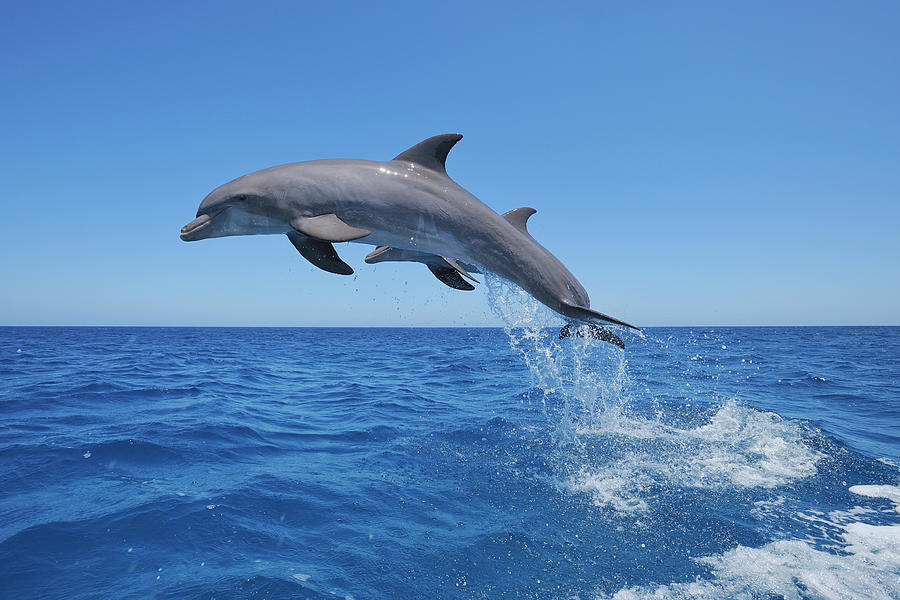
#> input picture seam_carving/dolphine.jpg, 900 x 600 px
$ jupyter execute Tutorial.ipynb
#> lines starting #> are read from the running program, lines starting #| are printed output that depends on the picture; after the words box and inside, x2 and y2 are one past the last pixel; in counts of white or black regions, pixels touching at a corner belong together
### Seam Carving

  1. Preprocess Steps
    1. Read in Image
    2. Gray Scale Image
    3. Blur Image<br><br>
  2. Find Energy Map
    1. Edge Image
    2. Energy Map

[cell 1]
import matplotlib.image as mpimg
import matplotlib.pyplot as plt
import numpy as np
import cv2

def preprocess(img_name):
#> called with img_name = 'dolphine.jpg'
    img = mpimg.imread(img_name)
#> img is the input picture: shape (600, 900, 3); mean R, G, B 89, 136.1, 188.1
    img = cv2.cvtColor(img, cv2.COLOR_RGB2BGR)
    gray = cv2.cvtColor(img, cv2.COLOR_RGB2GRAY)
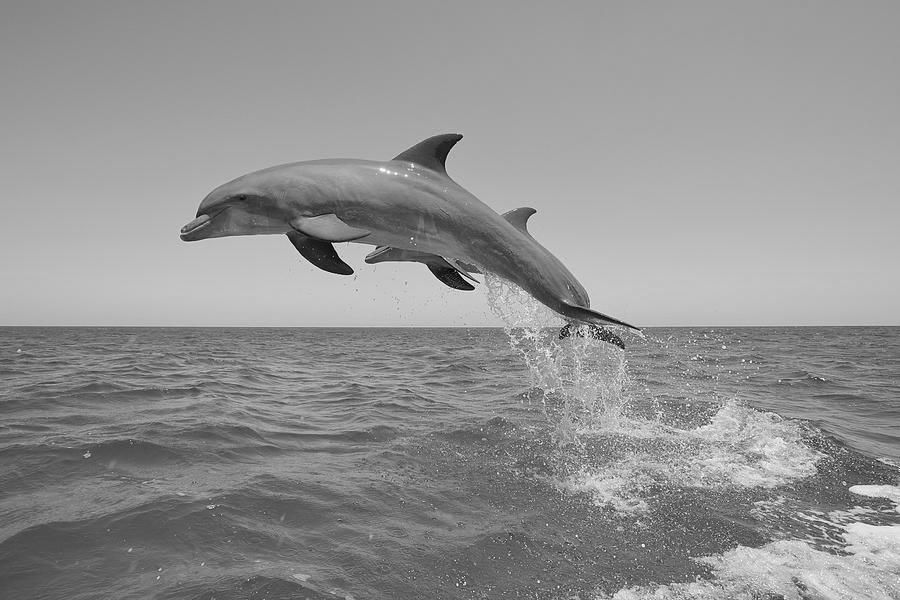
#> gray: shape (600, 900); min 1, max 255, mean 146.3
    blurred = cv2.GaussianBlur(gray, (5,5), 2)
    return img, blurred

def edge(gray):
    sobel_x = np.abs(cv2.Sobel(gray, 3, 1, 0)).astype(np.uint32)
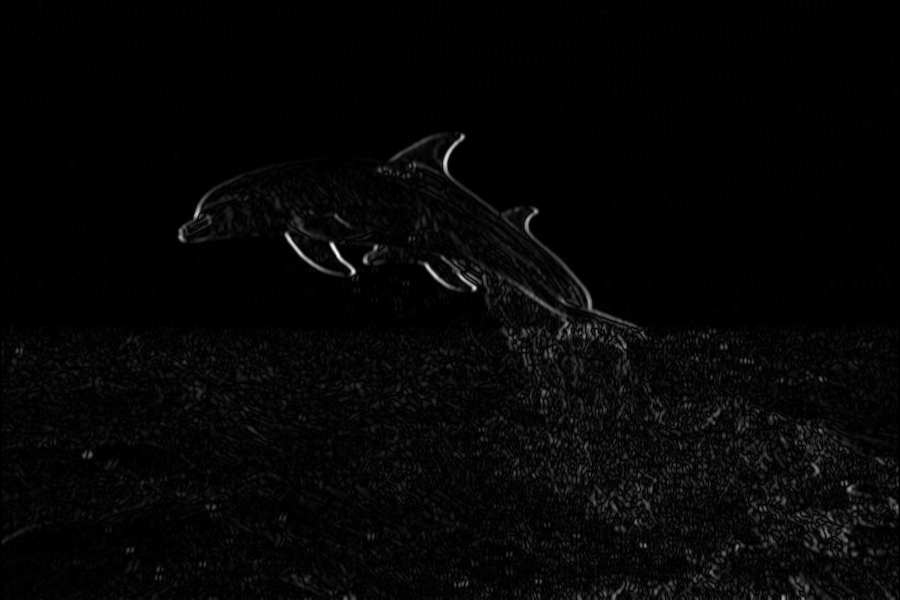
#> sobel_x: shape (600, 900) uint32; min 0, max 318, mean 7.3; drawn with min black and max white
    sobel_y = np.abs(cv2.Sobel(gray, 3, 0, 1)).astype(np.uint32)
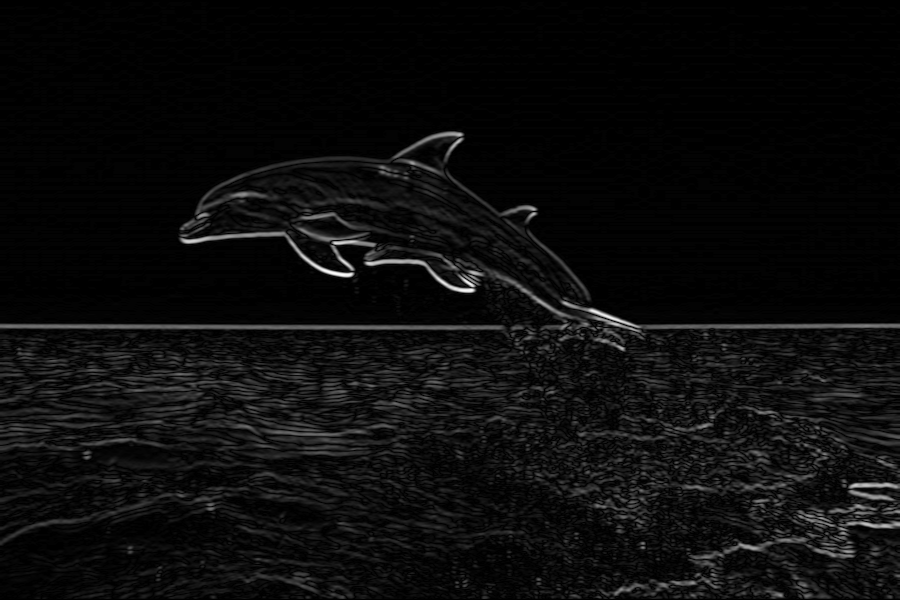
#> sobel_y: shape (600, 900) uint32; min 0, max 312, mean 15.2; drawn with min black and max white
    sobel = np.clip(np.sqrt(np.square(sobel_x)+np.square(sobel_y)), 0, 255).astype(np.uint8)
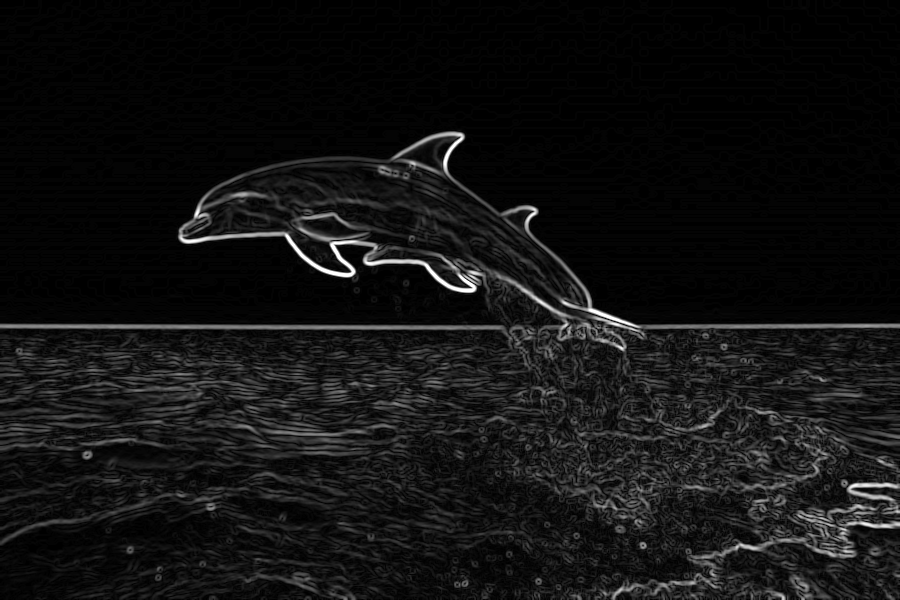
#> sobel: shape (600, 900); min 0, max 255, mean 18.1
    return sobel

def produce_emp(edge):
    h, w = edge.shape
#> h = 600; w = 900
    result_edge = np.zeros((h,w))
    result_edge[0,:] = edge[0,:]
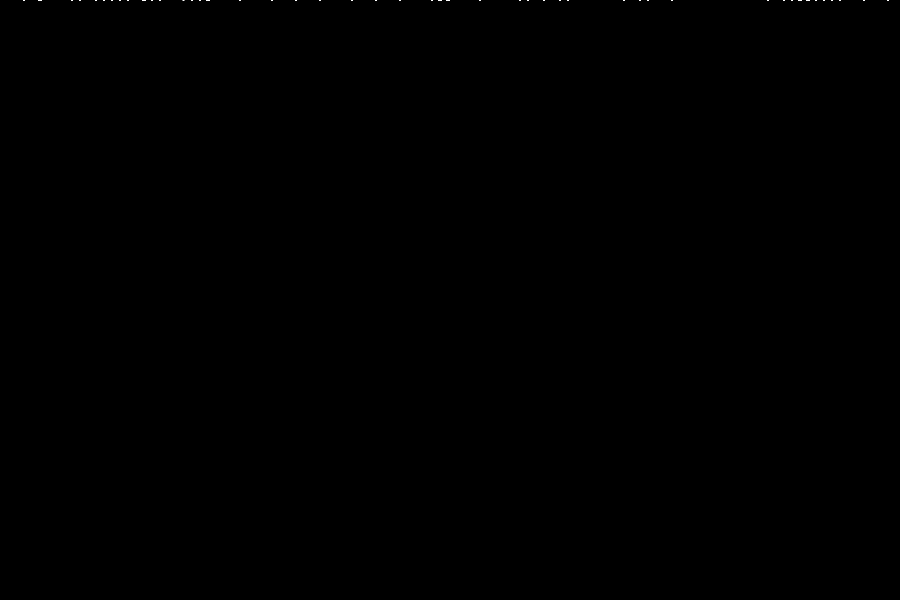
#> result_edge: shape (600, 900) float64; min 0, max 4, mean 0.0008; drawn with min black and max white
    result_edge[-1,:] = edge[-1,:]
#> result_edge: shape (600, 900) float64; 0.16% of pixels changed, all inside (x1, y1, x2, y2) = (3, 599, 899, 600)
    for i in range(1, h):
        current = edge[i, :]
        next_ = edge[i, :]
        for j in range(w):
            left = max(0, j-1)
            right = min(j+1, w-1)
            result_edge[i, j] = np.min(result_edge[i-1, left:right] + next_[j])
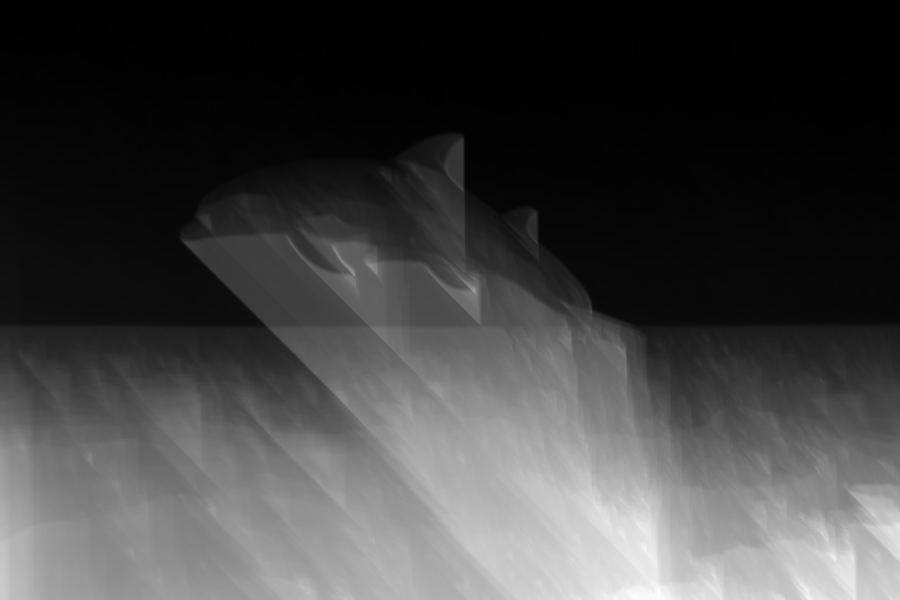
#> result_edge: shape (600, 900) float64; min 0, max 8330, mean 2176.9; drawn with min black and max white
    result_edge = (result_edge/np.max(result_edge))
    return result_edge


def find_seam(emp, start=400):
#> called with start = 400
    h, w = emp.shape
#> h = 600; w = 900
    current = start
    result = [current]
    for i in range(h-2, -1, -1):
        left = max(0, current-1)
        right = min(current+1, w-1)
        current += np.argmin(emp[i, left:right]) - 1
        current = max(0, min(current, w-1))
        result.append(current)
#> this loop made 599 passes
#> (left, right, current) on passes 2 to 4: (398, 400, 398), (397, 399, 397), (396, 398, 396)
#> after the loop, current = 0; result = 600 values, max 400 at index 0, min 0 at index 475, mean 163.3
    return np.array(result)

def remove_seam(img, emp, seam_index):
    h, w, d = img.shape
    img_ = np.zeros((h, w-1, d), dtype=np.uint8)
    emp_ = np.zeros((h, w-1))
    for i in range(len(seam_index)):
        seam_ = seam_index[i]
        img_[h-(i+1), :seam_, :] = img[h-(i+1), :seam_, :]
        img_[h-(i+1), seam_:, :] = img[h-(i+1), seam_+1:, :]
        emp_[h-(i+1), :seam_] = emp[h-(i+1), :seam_]
        emp_[h-(i+1), seam_:] = emp[h-(i+1), seam_+1:]
    return img_, emp_

[cell 2]
import cv2
img_name = 'dolphine.jpg'
img, gray = preprocess(img_name)
sobel = edge(gray)
emp = produce_emp(sobel)
emp = np.uint(emp*255)
plt.imshow(emp, cmap='gray')
# cv2.imwrite('emp.jpg', emp)
plt.show()

[cell 3]
seam = find_seam(emp)
#> seam has the same summary as result in find_seam
h, w = emp.shape
#> h = 600; w = 900
height = [h-(i+1) for i in range(h)]
img_ = np.copy(img)
img_[height, seam, :] = [0,0,255]
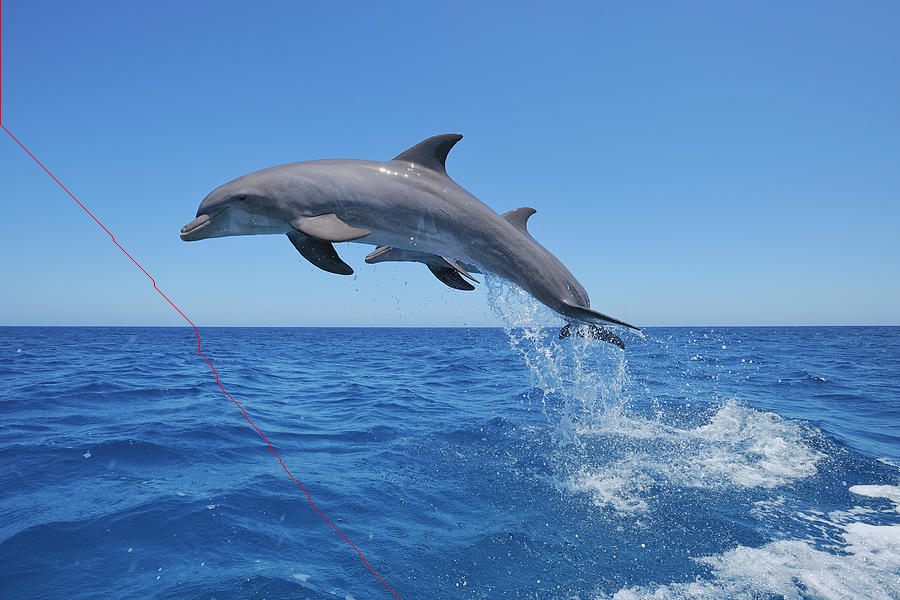
#> img_: shape (600, 900, 3); mean B, G, R 187.9, 136, 89.1
# img_[height, seam+1, :] = [255, 0, 0]
cv2.imwrite('seam.jpg', img_)
plt.imshow(img_)
plt.show()

$ run again, with seam_carving/bench3.jpg copied over seam_carving/dolphine.jpg
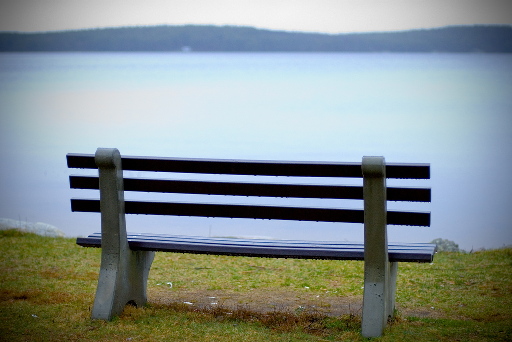
#> input picture seam_carving/bench3.jpg, 512 x 342 px
#> in preprocess, img is the input picture: shape (342, 512, 3) float32; mean R, G, B 0.526, 0.569, 0.569
#> sobel_x: shape (342, 512) uint32; values 0 (black) and 1 (white), 0.66% white; 27 white regions (8 under 20 px), largest, box (x1, y1, x2, y2) and area: (384, 225, 389, 251) 111, (362, 224, 367, 251) 105, (99, 213, 104, 237) 99
#> sobel_y: shape (342, 512) uint32; 3 distinct labels, from 0 to 2
#> `emp = np.uint(emp*255)`:
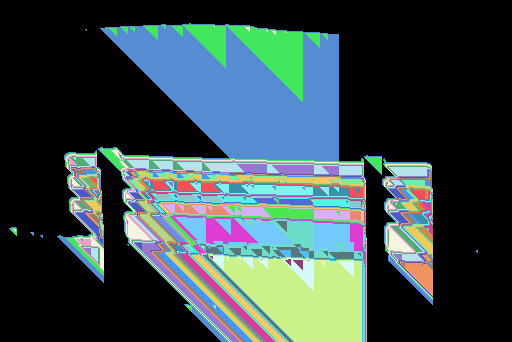
#> emp: shape (342, 512) uint64; 41 distinct labels, from 0 to 255; one colour per label, 0 black
#> the loop in find_seam, `for i in range(h-2, -1, -1):` made 341 passes
#> (left, right, current) on passes 2 to 4: (398, 400, 398), (397, 399, 397), (396, 398, 396)
#> after the loop in find_seam, `for i in range(h-2, -1, -1):`: current = 305; result = 342 values, max 400 at index 0, min 305 at index 341, mean 354.4
#> seam has the same summary as result in find_seam
#> img_: shape (342, 512, 3) float32; mean B, G, R 0.6, 0.6, 1
#> `plt.show()`:
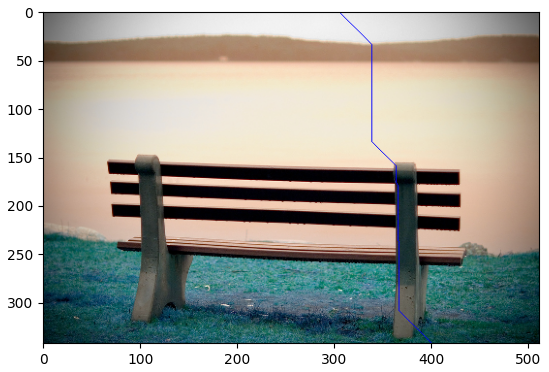
#> figure drawn by matplotlib, 1 panel; B, G, R data is drawn as R, G, B
